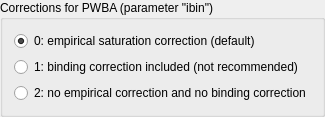
         <widget class="QGroupBox" name="gB_ibin">
          <property name="title">
           <string>Corrections for PWBA (parameter &quot;ibin&quot;)</string>
          </property>
          <layout class="QVBoxLayout" name="verticalLayout_4">
           <item>
            <widget class="QRadioButton" name="rB_corEmpirical">
             <property name="text">
              <string>0: empirical saturation correction (default)</string>
             </property>
             <property name="checked">
              <bool>true</bool>
             </property>
             <attribute name="buttonGroup">
              <string notr="true">RadioG_ibin</string>
             </attribute>
            </widget>
           </item>
           <item>
            <widget class="QRadioButton" name="rB_corNo">
             <property name="text">
              <string>1: binding correction included (not recommended)</string>
             </property>
             <attribute name="buttonGroup">
              <string notr="true">RadioG_ibin</string>
             </attribute>
            </widget>
           </item>
           <item>
            <widget class="QRadioButton" name="rB_corBinding">
             <property name="text">
              <string>2: no empirical correction and no binding correction</string>
             </property>
             <attribute name="buttonGroup">
              <string notr="true">RadioG_ibin</string>
             </attribute>
            </widget>
           </item>
          </layout>
         </widget>
